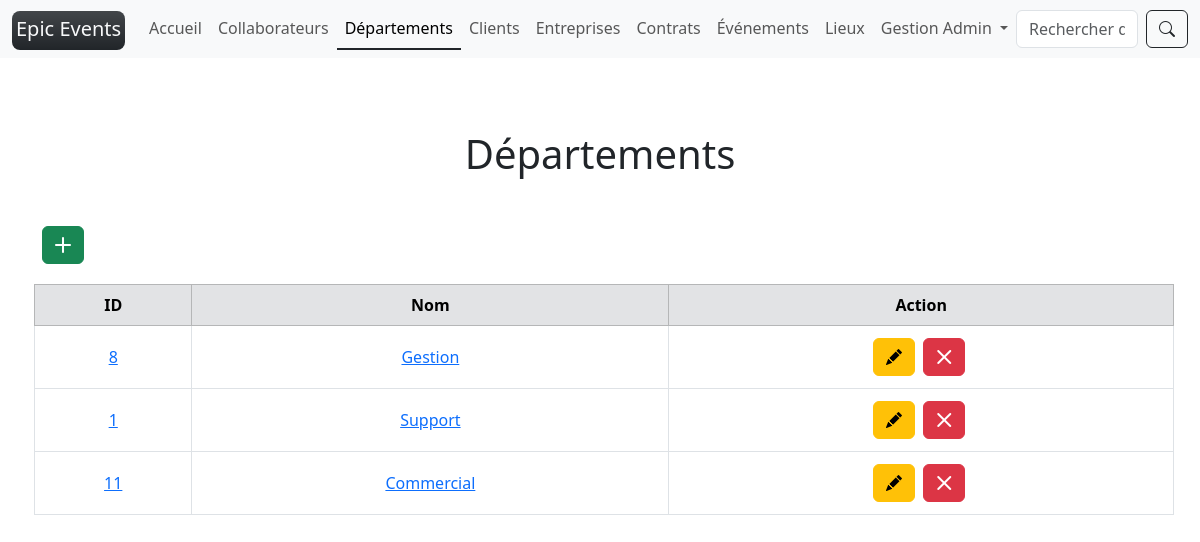
The app's page /departments/ (signed in) with its own data.
### epic_events/models/collaborator.py (models this page shows, shortened)
class Collaborator(UserMixin, AbstractUser):
    department = models.ForeignKey(to=Department, on_delete=models.RESTRICT, null=True)
    birthdate = models.DateField(verbose_name="Date de naissance")
    REQUIRED_FIELDS = ["first_name", "last_name"]
    USERNAME_FIELD = "email"
    username = date_joined = None
    @property
    def str_id(self) -> str:
        if self.id:
            return str(self.id)
        return unfilled
    @property
    def role(self) -> str:
        if self.department:
            return self.department.name
        return unfilled
    @property
    def title(self) -> str:
        if self.first_name:
            return f"{self.role} {self.first_name.capitalize()}"
        return f"{self.role} {unfilled}"

### epic_events/models/department.py (models this page shows, shortened)
class Department(NameFieldMixin):
    @classmethod
    def french_name(self) -> str:
        """used in flash messages"""
        return "Département"

### epic_events/views/department.py (the view)
class ListView(crud_permission, SearchPostMixin):
    def get(self, request, *args, **kwargs):
        qs = model.objects.all().order_by("-edition_time")
        context["page_obj"] = paginator(request, qs)
        return render(request, model.template_name_list(), context)

### epic_events/forms/search.py (shortened to what this page needs)
class SearchForm(forms.Form):
    search = forms.CharField(
        widget=forms.TextInput(attrs={"class": "form-control me-2"}),
        required=True,
    )

### epic_events/models/mixins.py (called while the page is built)
    @classmethod
    def singular_name(self) -> str:
        return self.__name__.lower()

    @classmethod
    def template_name_list(self) -> str:
        return f"{self.singular_name()}/list.html"

### epic_events/permissions.py (called while the page is built)
    def test_func(self):
        return self.request.user.role == "Gestion"

### epic_events/views/paginator.py (called while the page is built)
def paginator(request, qs: list) -> Paginator:
    paginator = Paginator(qs, 10)
    page_number = request.GET.get("page")
    return paginator.get_page(page_number)

### epic_events/templates/department/list.html (shortened to what this page needs)
{% extends "base.html" %}
{% block content %}
  <h1 class="text-center my-5">{{title}}</h1>
  <a href="{% url create_url_name %}" title="Ajouter">
    <button class="btn btn-success mb-3">
      <i class="bi bi-plus-lg"></i>
    </button>
  </a>
  <table class="table table-bordered text-center align-middle m-1">
    <thead>
      <tr class="table-secondary align-middle">
        <th scope="col">ID</th>
        <th scope="col">Nom</th>
        <th scope="col">Action</th>
      </tr>
    </thead>
    <tbody>
      {% for obj in page_obj %}
        <tr>
          <td><a href="{% url detail_url_name id=obj.id %}">{{obj.id}}</a></td>
          <td><a href="{% url detail_url_name id=obj.id %}">{{obj.name|capfirst}}</a></td>
          <td>
            <a title="Modifier" href="{% url update_url_name id=obj.id %}" class="link-underline link-underline-opacity-0">
              <button class="btn btn-warning"><i class="bi bi-pencil-fill"></i></button>
            </a>
            <a title="Supprimer" href="{% url delete_url_name id=obj.id %}">
              <button class="btn btn-danger m-1"><i class="bi bi-x-lg"></i></button>
            </a>
          </td>
        </tr>
      {% endfor %}
    </tbody>
  </table>
{% endblock content %}

### epic_events/templates/partials/navbar.html (shortened to what this page needs)
<nav class="navbar navbar-expand-lg navbar-light bg-light">
  <div class="container-fluid">
    <a class="navbar-brand" href="{% url 'home' %}">
      <span class="bg-dark text-light p-1 pb-2 bg-gradient rounded-3">
        Epic Events
      </span>
    </a>
    <div class="collapse navbar-collapse" id="navbarScroll">
      {% if user.is_authenticated %}
      <ul class="navbar-nav me-auto my-2 my-lg-0 navbar-nav-scroll" style="--bs-scroll-height: 100px;">
        <li class="nav-item">
          <a
          {% if '/home/' == request.path %}
            class="nav-link active border-bottom border-dark border-2"
            aria-current="page"
          {% else %}
            class="nav-link"
          {% endif %}
            href="{% url 'home' %}">Accueil
          </a>
        </li>
        {% if user.role == "Gestion" %}
        <li class="nav-item">
          <a
          {% if request.path == "/collaborators/" or "collaborators" in request.path and "search" in request.path %}
            class="nav-link active border-bottom border-dark border-2"
            aria-current="page"
          {% else %}
            class="nav-link"
          {% endif %}
           href="{% url 'collaborators' %}">Collaborateurs
          </a>
        </li>
        <li class="nav-item">
          <a
          {% if request.path == "/departments/" or "departments" in request.path and "search" in request.path %}
            class="nav-link active border-bottom border-dark border-2"
            aria-current="page"
          {% else %}
            class="nav-link"
          {% endif %}
            href="{% url 'departments' %}">Départements
          </a>
        </li>
        {% endif %}
        <li class="nav-item">
          <a
          {% if '/customers/' == request.path %}
            class="nav-link active border-bottom border-dark border-2"
            aria-current="page"
          {% else %}
            class="nav-link"
          {% endif %}
           href="{% url 'customers' %}">Clients
          </a>
        </li>
        <li class="nav-item">
          <a
          {% if '/companies/' == request.path %}
            class="nav-link active border-bottom border-dark border-2"
            aria-current="page"
          {% else %}
            class="nav-link"
          {% endif %}
            href="{% url 'companies' %}">Entreprises
          </a>
        </li>
        <li class="nav-item">
          <a
          {% if '/contracts/' == request.path %}
            class="nav-link active border-bottom border-dark border-2"
            aria-current="page"
          {% else %}
            class="nav-link"
          {% endif %}
            href="{% url 'contracts' %}">Contrats
          </a>
        </li>
        <li class="nav-item">
          <a
          {% if '/events/' == request.path %}
            class="nav-link active border-bottom border-dark border-2"
            aria-current="page"
          {% else %}
            class="nav-link"
          {% endif %}
            href="{% url 'events' %}">Événements
          </a>
        </li>
        <li class="nav-item">
          <a
          {% if '/locations/' == request.path %}
            class="nav-link active border-bottom border-dark border-2"
            aria-current="page"
          {% else %}
            class="nav-link"
          {% endif %}
            href="{% url 'locations' %}">Lieux
          </a>
        </li>
        <li class="nav-item dropdown">
          <a
          {% if '/collaborators/'|add:user.str_id|add:'/' == request.path %}
            class="nav-link dropdown-toggle active border-bottom border-dark border-2"
          {% else %}
            class="nav-link dropdown-toggle"
          {% endif %}
          href="#" id="navbarScrollingDropdown" role="button" data-bs-toggle="dropdown" aria-expanded="false">
            {{user.title}}
          </a>
        </li>
      </ul>
      {% include "partials/search_form.html" %}
      {% endif %}
    </div>
  </div>
</nav>

### records on screen
Collaborator: title "Gestion Admin"
Department: id "8", name "Gestion"
Department: id "1", name "Support"
Department: id "11", name "Commercial"

### other values on screen
{{ title }} "Départements"
